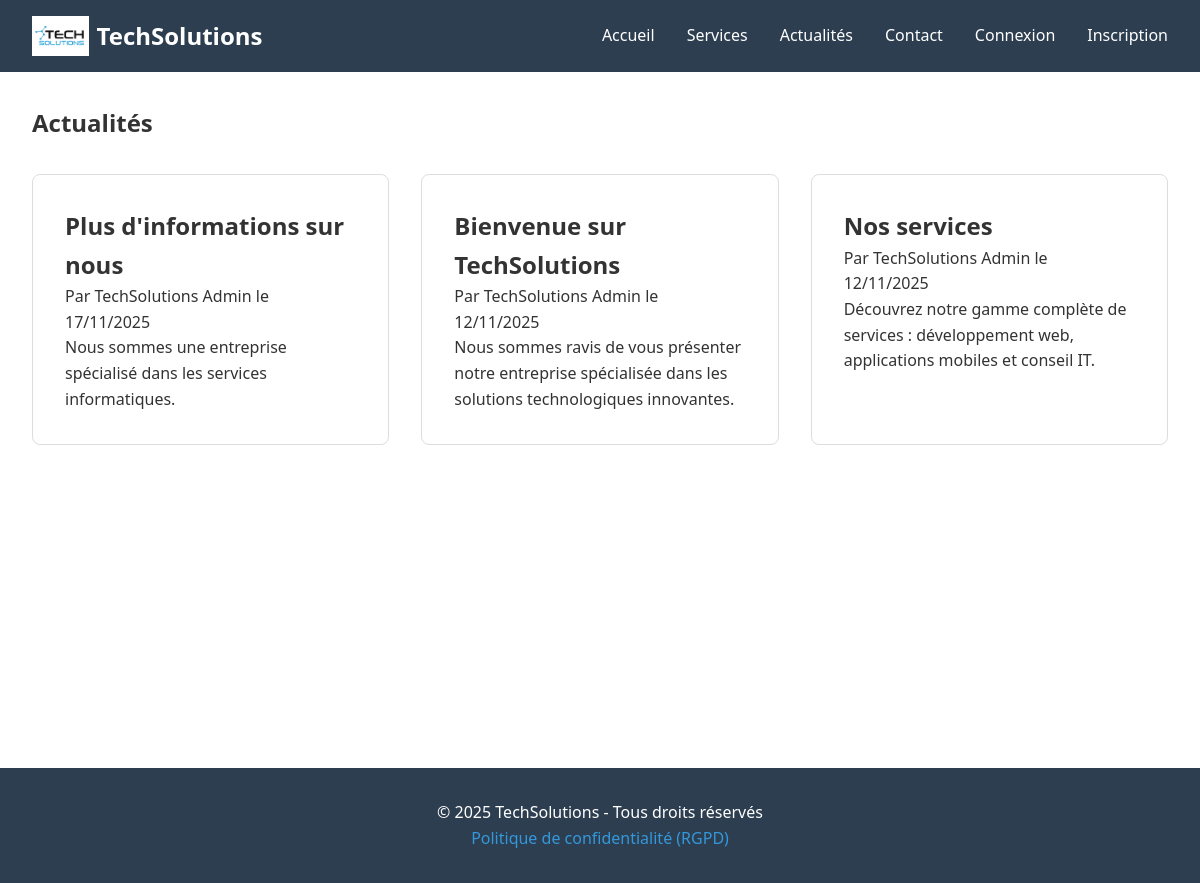
Page /actualites.php on the committed database.
### tables this page shows
CREATE TABLE `articles` (
  `id` int(11) NOT NULL AUTO_INCREMENT,
  `titre` varchar(255) NOT NULL,
  `contenu` text NOT NULL,
  `auteur_id` int(11) DEFAULT NULL,
  `created_at` timestamp NOT NULL DEFAULT current_timestamp(),
  `updated_at` timestamp NOT NULL DEFAULT current_timestamp() ON UPDATE current_timestamp(),
  PRIMARY KEY (`id`),
  KEY `auteur_id` (`auteur_id`),
  CONSTRAINT `articles_ibfk_1` FOREIGN KEY (`auteur_id`) REFERENCES `users` (`id`) ON DELETE SET NULL
);

CREATE TABLE `users` (
  `id` int(11) NOT NULL AUTO_INCREMENT,
  `email` varchar(255) NOT NULL,
  `password` varchar(255) NOT NULL,
  `nom` varchar(100) NOT NULL,
  `prenom` varchar(100) NOT NULL,
  `telephone` varchar(20) DEFAULT NULL,
  `role` enum('admin','client') DEFAULT 'client',
  `consent_date` datetime DEFAULT NULL,
  `created_at` timestamp NOT NULL DEFAULT current_timestamp(),
  `updated_at` timestamp NOT NULL DEFAULT current_timestamp() ON UPDATE current_timestamp(),
  PRIMARY KEY (`id`),
  UNIQUE KEY `email` (`email`)
);

### actualites.php (the view)
<?php
require_once 'config/database.php';
$stmt = $pdo->query("SELECT a.*, u.prenom, u.nom FROM articles a
                     LEFT JOIN users u ON a.auteur_id = u.id
                     ORDER BY a.created_at DESC");
$articles = $stmt->fetchAll();
?>
<?php include 'includes/header.php'; ?>
<section class="actualites">
    <h1>Actualités</h1>
    <?php if(empty($articles)): ?>
        <p>Aucune actualité pour le moment.</p>
    <?php else: ?>
        <div class="articles-grid">
            <?php foreach($articles as $article): ?>
                <article class="article-card">
                    <h2><?= htmlspecialchars($article['titre']) ?></h2>
                    <p class="meta">
                        Par <?= htmlspecialchars($article['prenom'] . ' ' . $article['nom']) ?>
                        le <?= date('d/m/Y', strtotime($article['created_at'])) ?>
                    </p>
                    <p><?= nl2br(htmlspecialchars($article['contenu'])) ?></p>
                </article>
            <?php endforeach; ?>
        </div>
    <?php endif; ?>
</section>
<?php include 'includes/footer.php'; ?>

### assets/css/style.css (style rules this page uses)
* { margin: 0; padding: 0; box-sizing: border-box; }
body { font-family: 'Segoe UI', Tahoma, Geneva, Verdana, sans-serif; line-height: 1.6; color: #333; }
section { max-width: 1200px; margin: 2rem auto; padding: 0 2rem; }
.service-grid, .articles-grid { display: grid; grid-template-columns: repeat(auto-fit, minmax(250px, 1fr)); gap: 2rem; margin-top: 2rem; }
.service-card, .article-card { padding: 2rem; border: 1px solid #ddd; border-radius: 8px; transition: transform 0.3s; }

### rows in the picture
articles: titre "Plus d'informations sur nous", auteur.nom "TechSolutions Admin", created_at "17/11/2025", contenu "Nous sommes une entreprise spécialisé dans les services informatiques."
articles: titre "Bienvenue sur TechSolutions", auteur.nom "TechSolutions Admin", created_at "12/11/2025", contenu "Nous sommes ravis de vous présenter notre entreprise spécialisée dans les solutions technologiques innovantes."
articles: titre "Nos services", auteur.nom "TechSolutions Admin", created_at "12/11/2025", contenu "Découvrez notre gamme complète de services : développement web, applications mobiles et conseil IT."
